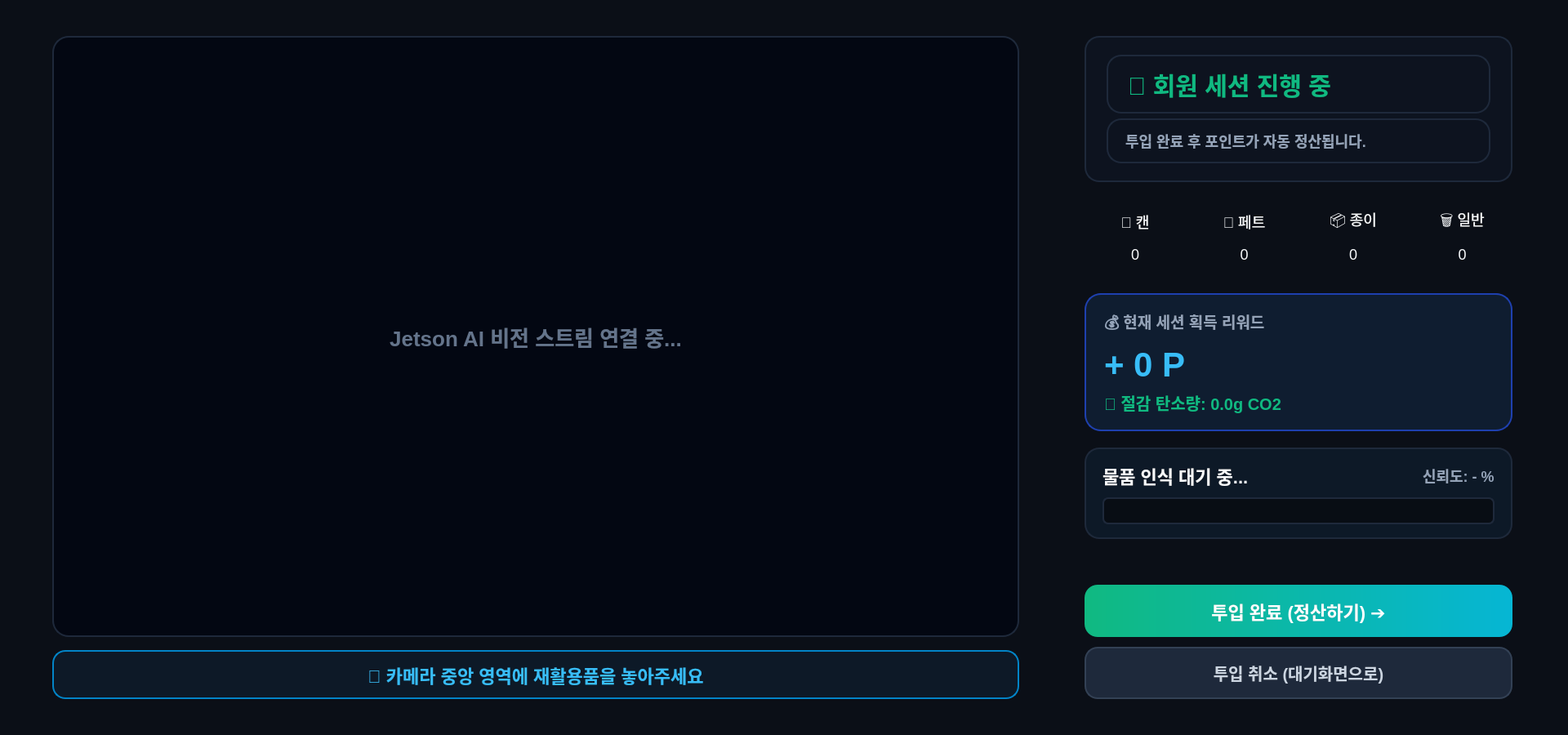
<?xml version="1.0" encoding="UTF-8"?>
<ui version="4.0">
 <class>RecyclePage</class>
 <widget class="QWidget" name="RecyclePage">
  <property name="geometry">
   <rect>
    <x>0</x>
    <y>0</y>
    <width>1920</width>
    <height>900</height>
   </rect>
  </property>
  <property name="styleSheet">
   <string notr="true">
QWidget {
    background-color: #0B0F17;
    color: #F8FAFC;
    font-family: 'Pretendard', 'Segoe UI', sans-serif;
    font-size: 18px;
}

QLabel {
    background-color: transparent;
}

/* 카드 패널 공통 */
QFrame.kioskPanel {
    background-color: #111827;
    border: 2px solid #1F2937;
    border-radius: 24px;
}

/* 좌측 비디오 뷰어 */
QLabel#lblVideo {
    background-color: #030712;
    border: 2px solid #1E293B;
    border-radius: 20px;
    color: #64748B;
    font-size: 26px;
    font-weight: 800;
}

/* 실시간 하단 가이드 배너 (높이 60px) */
QLabel#lblGuideBanner {
    background-color: #0D1927;
    border: 2px solid #0284C7;
    border-radius: 16px;
    color: #38BDF8;
    font-size: 22px;
    font-weight: 800;
    padding: 10px;
}

/* 사용자 세션 */
QLabel#lblUserGreeting { font-size: 30px; font-weight: 900; color: #10B981; }
QLabel#lblSessionMode { font-size: 18px; font-weight: 600; color: #94A3B8; }

/* 4종 스코어보드 박스 */
QFrame.countItemBox {
    background-color: #0D131F;
    border: 1.5px solid #1E293B;
    border-radius: 16px;
}
QLabel.itemCountTitle { font-size: 20px; font-weight: 800; color: #CBD5E1; }
QLabel.itemCountNum { font-size: 36px; font-weight: 900; color: #F8FAFC; }

/* 총 리워드 카드 */
QFrame#frameTotalReward {
    background-color: #0F1D30;
    border: 2px solid #1E40AF;
    border-radius: 20px;
}
QLabel#lblRewardHeader { font-size: 19px; font-weight: 800; color: #94A3B8; }
QLabel#lblTotalPoints { font-size: 42px; font-weight: 900; color: #38BDF8; }
QLabel#lblTotalCarbon { font-size: 20px; font-weight: 800; color: #10B981; }

/* AI 감지 상태 */
QFrame#frameDetect {
    background-color: #0D1927;
    border: 1.5px solid #1E293B;
    border-radius: 18px;
}
QLabel#lblDetectClass { font-size: 22px; font-weight: 800; color: #F8FAFC; }
QLabel#lblDetectConfidence { font-size: 18px; font-weight: 700; color: #94A3B8; }

QProgressBar#progressBarDebounce {
    background-color: #080D14;
    border: 1.5px solid #1E293B;
    border-radius: 7px;
}
QProgressBar#progressBarDebounce::chunk {
    background-color: #10B981;
    border-radius: 5px;
    margin: 2px;
}

/* 액션 버튼 (높이 64px) */
QPushButton#btnFinishSession {
    background-color: qlineargradient(spread:pad, x1:0, y1:0, x2:1, y2:0, stop:0 #10B981, stop:1 #06B6D4);
    color: #FFFFFF;
    font-size: 22px;
    font-weight: 900;
    border: none;
    border-radius: 16px;
}
QPushButton#btnFinishSession:hover {
    background-color: qlineargradient(spread:pad, x1:0, y1:0, x2:1, y2:0, stop:0 #059669, stop:1 #0891B2);
}
QPushButton#btnFinishSession:pressed { background-color: #047857; }

QPushButton#btnCancelSession {
    background-color: #1E293B;
    color: #CBD5E1;
    font-size: 20px;
    font-weight: 800;
    border: 1.5px solid #334155;
    border-radius: 16px;
}
QPushButton#btnCancelSession:hover {
    color: #EF4444;
    border-color: #EF4444;
    background-color: rgba(239, 68, 68, 0.12);
}
QPushButton#btnCancelSession:pressed { background-color: rgba(239, 68, 68, 0.2); }
   </string>
  </property>
  <layout class="QHBoxLayout" name="mainHLayout">
   <property name="spacing"><number>28</number></property>
   <property name="leftMargin"><number>40</number></property>
   <property name="topMargin"><number>20</number></property>
   <property name="rightMargin"><number>40</number></property>
   <property name="bottomMargin"><number>20</number></property>

   <!-- 1. 좌측 실시간 비디오 영역 -->
   <item>
    <widget class="QFrame" name="frameVideoSection">
     <property name="sizePolicy">
      <sizepolicy hsizetype="Expanding" vsizetype="Expanding">
       <horstretch>3</horstretch>
       <verstretch>0</verstretch>
      </sizepolicy>
     </property>
     <property name="class" stdset="0"><string>kioskPanel</string></property>
     <layout class="QVBoxLayout" name="videoVLayout">
      <property name="spacing"><number>16</number></property>
      <property name="leftMargin"><number>24</number></property>
      <property name="topMargin"><number>24</number></property>
      <property name="rightMargin"><number>24</number></property>
      <property name="bottomMargin"><number>24</number></property>
      <item>
       <widget class="QLabel" name="lblVideo">
        <property name="sizePolicy">
         <sizepolicy hsizetype="Ignored" vsizetype="Ignored">
          <horstretch>0</horstretch>
          <verstretch>1</verstretch>
         </sizepolicy>
        </property>
        <property name="minimumSize"><size><width>820</width><height>560</height></size></property>
        <property name="text"><string>Jetson AI 비전 스트림 연결 중...</string></property>
        <property name="alignment"><set>Qt::AlignCenter</set></property>
       </widget>
      </item>
      <item>
       <widget class="QLabel" name="lblGuideBanner">
        <property name="minimumSize"><size><width>0</width><height>60</height></size></property>
        <property name="maximumSize"><size><width>16777215</width><height>60</height></size></property>
        <property name="text"><string>🎯 카메라 중앙 영역에 재활용품을 놓아주세요</string></property>
        <property name="alignment"><set>Qt::AlignCenter</set></property>
       </widget>
      </item>
     </layout>
    </widget>
   </item>

   <!-- 2. 우측 사이드 패널 (너비 540~580px 확장) -->
   <item>
    <widget class="QFrame" name="frameSideSection">
     <property name="sizePolicy">
      <sizepolicy hsizetype="Preferred" vsizetype="Expanding">
       <horstretch>2</horstretch>
       <verstretch>0</verstretch>
      </sizepolicy>
     </property>
     <property name="minimumSize"><size><width>540</width><height>0</height></size></property>
     <property name="maximumSize"><size><width>580</width><height>16777215</height></size></property>
     <property name="class" stdset="0"><string>kioskPanel</string></property>
     <layout class="QVBoxLayout" name="sideVLayout">
      <property name="spacing"><number>20</number></property>
      <property name="leftMargin"><number>28</number></property>
      <property name="topMargin"><number>24</number></property>
      <property name="rightMargin"><number>28</number></property>
      <property name="bottomMargin"><number>24</number></property>

      <!-- 2-A. 세션 안내 박스 -->
      <item>
       <widget class="QFrame" name="frameUserInfo">
        <property name="styleSheet"><string notr="true">background-color: #0D131F; border: 1.5px solid #1E293B; border-radius: 18px; padding: 12px 16px;</string></property>
        <layout class="QVBoxLayout" name="userVLayout">
         <property name="spacing"><number>6</number></property>
         <item><widget class="QLabel" name="lblUserGreeting"><property name="text"><string>👤 회원 세션 진행 중</string></property></widget></item>
         <item><widget class="QLabel" name="lblSessionMode"><property name="text"><string>투입 완료 후 포인트가 자동 정산됩니다.</string></property></widget></item>
        </layout>
       </widget>
      </item>

      <!-- 2-B. 4종 품목 수량 스코어보드 (4열 대형 카드) -->
      <item>
       <layout class="QHBoxLayout" name="countsHLayout">
        <property name="spacing"><number>10</number></property>
        <!-- CAN -->
        <item>
         <widget class="QFrame" name="boxCan">
          <property name="class" stdset="0"><string>countItemBox</string></property>
          <property name="minimumSize"><size><width>0</width><height>96</height></size></property>
          <layout class="QVBoxLayout" name="canVLayout">
           <property name="spacing"><number>4</number></property>
           <property name="leftMargin"><number>6</number></property><property name="topMargin"><number>10</number></property><property name="rightMargin"><number>6</number></property><property name="bottomMargin"><number>10</number></property>
           <item><widget class="QLabel" name="lblCanTitle"><property name="class" stdset="0"><string>itemCountTitle</string></property><property name="text"><string>🥫 캔</string></property><property name="alignment"><set>Qt::AlignCenter</set></property></widget></item>
           <item><widget class="QLabel" name="lblCanCount"><property name="class" stdset="0"><string>itemCountNum</string></property><property name="text"><string>0</string></property><property name="alignment"><set>Qt::AlignCenter</set></property></widget></item>
          </layout>
         </widget>
        </item>
        <!-- PET -->
        <item>
         <widget class="QFrame" name="boxPet">
          <property name="class" stdset="0"><string>countItemBox</string></property>
          <property name="minimumSize"><size><width>0</width><height>96</height></size></property>
          <layout class="QVBoxLayout" name="petVLayout">
           <property name="spacing"><number>4</number></property>
           <property name="leftMargin"><number>6</number></property><property name="topMargin"><number>10</number></property><property name="rightMargin"><number>6</number></property><property name="bottomMargin"><number>10</number></property>
           <item><widget class="QLabel" name="lblPetTitle"><property name="class" stdset="0"><string>itemCountTitle</string></property><property name="text"><string>🧴 페트</string></property><property name="alignment"><set>Qt::AlignCenter</set></property></widget></item>
           <item><widget class="QLabel" name="lblPetCount"><property name="class" stdset="0"><string>itemCountNum</string></property><property name="text"><string>0</string></property><property name="alignment"><set>Qt::AlignCenter</set></property></widget></item>
          </layout>
         </widget>
        </item>
        <!-- PAPER -->
        <item>
         <widget class="QFrame" name="boxPaper">
          <property name="class" stdset="0"><string>countItemBox</string></property>
          <property name="minimumSize"><size><width>0</width><height>96</height></size></property>
          <layout class="QVBoxLayout" name="paperVLayout">
           <property name="spacing"><number>4</number></property>
           <property name="leftMargin"><number>6</number></property><property name="topMargin"><number>10</number></property><property name="rightMargin"><number>6</number></property><property name="bottomMargin"><number>10</number></property>
           <item><widget class="QLabel" name="lblPaperTitle"><property name="class" stdset="0"><string>itemCountTitle</string></property><property name="text"><string>📦 종이</string></property><property name="alignment"><set>Qt::AlignCenter</set></property></widget></item>
           <item><widget class="QLabel" name="lblPaperCount"><property name="class" stdset="0"><string>itemCountNum</string></property><property name="text"><string>0</string></property><property name="alignment"><set>Qt::AlignCenter</set></property></widget></item>
          </layout>
         </widget>
        </item>
        <!-- GENERAL -->
        <item>
         <widget class="QFrame" name="boxGeneral">
          <property name="class" stdset="0"><string>countItemBox</string></property>
          <property name="minimumSize"><size><width>0</width><height>96</height></size></property>
          <layout class="QVBoxLayout" name="generalVLayout">
           <property name="spacing"><number>4</number></property>
           <property name="leftMargin"><number>6</number></property><property name="topMargin"><number>10</number></property><property name="rightMargin"><number>6</number></property><property name="bottomMargin"><number>10</number></property>
           <item><widget class="QLabel" name="lblGeneralTitle"><property name="class" stdset="0"><string>itemCountTitle</string></property><property name="text"><string>🗑️ 일반</string></property><property name="alignment"><set>Qt::AlignCenter</set></property></widget></item>
           <item><widget class="QLabel" name="lblGeneralCount"><property name="class" stdset="0"><string>itemCountNum</string></property><property name="text"><string>0</string></property><property name="alignment"><set>Qt::AlignCenter</set></property></widget></item>
          </layout>
         </widget>
        </item>
       </layout>
      </item>

      <!-- 2-C. 총 획득 리워드 카드 -->
      <item>
       <widget class="QFrame" name="frameTotalReward">
        <layout class="QVBoxLayout" name="rewardVLayout">
         <property name="spacing"><number>8</number></property>
         <property name="leftMargin"><number>22</number></property>
         <property name="topMargin"><number>18</number></property>
         <property name="rightMargin"><number>22</number></property>
         <property name="bottomMargin"><number>18</number></property>
         <item><widget class="QLabel" name="lblRewardHeader"><property name="text"><string>💰 현재 세션 획득 리워드</string></property></widget></item>
         <item><widget class="QLabel" name="lblTotalPoints"><property name="text"><string>+ 0 P</string></property></widget></item>
         <item><widget class="QLabel" name="lblTotalCarbon"><property name="text"><string>🌱 절감 탄소량: 0.0g CO2</string></property></widget></item>
        </layout>
       </widget>
      </item>

      <!-- 2-D. AI 실시간 감지 상태 박스 -->
      <item>
       <widget class="QFrame" name="frameDetect">
        <layout class="QVBoxLayout" name="detectVLayout">
         <property name="spacing"><number>10</number></property>
         <property name="leftMargin"><number>20</number></property>
         <property name="topMargin"><number>16</number></property>
         <property name="rightMargin"><number>20</number></property>
         <property name="bottomMargin"><number>16</number></property>
         <item>
          <layout class="QHBoxLayout" name="detectHLayout">
           <item><widget class="QLabel" name="lblDetectClass"><property name="text"><string>물품 인식 대기 중...</string></property></widget></item>
           <item><spacer name="detectSpacer"><property name="orientation"><enum>Qt::Horizontal</enum></property><property name="sizeHint" stdset="0"><size><width>20</width><height>20</height></size></property></spacer></item>
           <item><widget class="QLabel" name="lblDetectConfidence"><property name="text"><string>신뢰도: - %</string></property></widget></item>
          </layout>
         </item>
         <item>
          <widget class="QProgressBar" name="progressBarDebounce">
           <property name="minimumSize"><size><width>0</width><height>14</height></size></property>
           <property name="maximum"><number>5</number></property>
           <property name="value"><number>0</number></property>
           <property name="textVisible"><bool>false</bool></property>
          </widget>
         </item>
        </layout>
       </widget>
      </item>

      <item><spacer name="sideSpacer"><property name="orientation"><enum>Qt::Vertical</enum></property><property name="sizeHint" stdset="0"><size><width>20</width><height>10</height></size></property></spacer></item>

      <!-- 2-E. 액션 버튼 그룹 (높이 64px) -->
      <item>
       <layout class="QVBoxLayout" name="btnGroupVLayout">
        <property name="spacing"><number>12</number></property>
        <item>
         <widget class="QPushButton" name="btnFinishSession">
          <property name="minimumSize"><size><width>0</width><height>64</height></size></property>
          <property name="maximumSize"><size><width>16777215</width><height>64</height></size></property>
          <property name="text"><string>투입 완료 (정산하기) ➔</string></property>
          <property name="cursor"><cursorShape>PointingHandCursor</cursorShape></property>
         </widget>
        </item>
        <item>
         <widget class="QPushButton" name="btnCancelSession">
          <property name="minimumSize"><size><width>0</width><height>64</height></size></property>
          <property name="maximumSize"><size><width>16777215</width><height>64</height></size></property>
          <property name="text"><string>투입 취소 (대기화면으로)</string></property>
          <property name="cursor"><cursorShape>PointingHandCursor</cursorShape></property>
         </widget>
        </item>
       </layout>
      </item>

     </layout>
    </widget>
   </item>

  </layout>
 </widget>
 <resources/>
 <connections/>
</ui>
